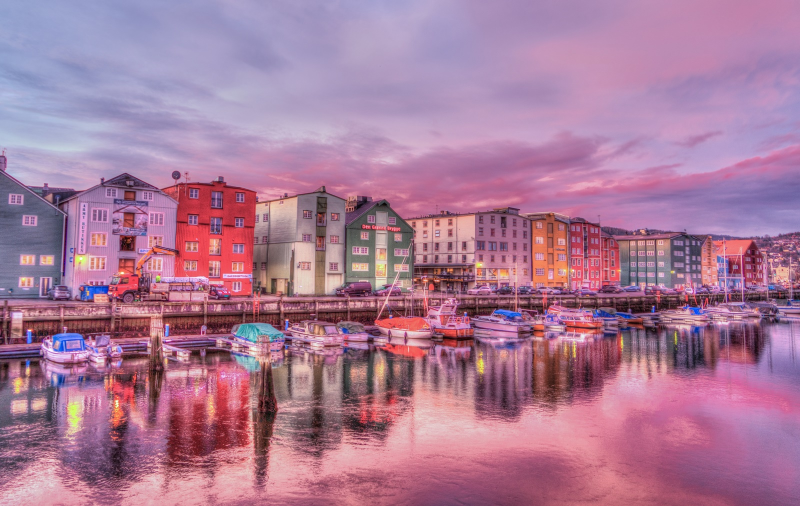
#> input picture test.jpg, 1600 x 1012 px (shown at 1/2 size)
$ python 1-5.py
#> lines starting #> are read from the running program, lines starting #| are printed output that depends on the picture
#讀取檔案之後，把圖形檔縮小為 800x600，並加上馬賽克濾鏡效果
#本範例習題：請使用不同方式執行馬賽克濾鏡，並檢視其差別
import cv2

SIZE = 20
img = cv2.imread("test.jpg")
#> img is the input picture: shape (1012, 1600, 3); mean B, G, R 151.7, 122.5, 169.4
simg1 = cv2.resize(img, (800, 600))
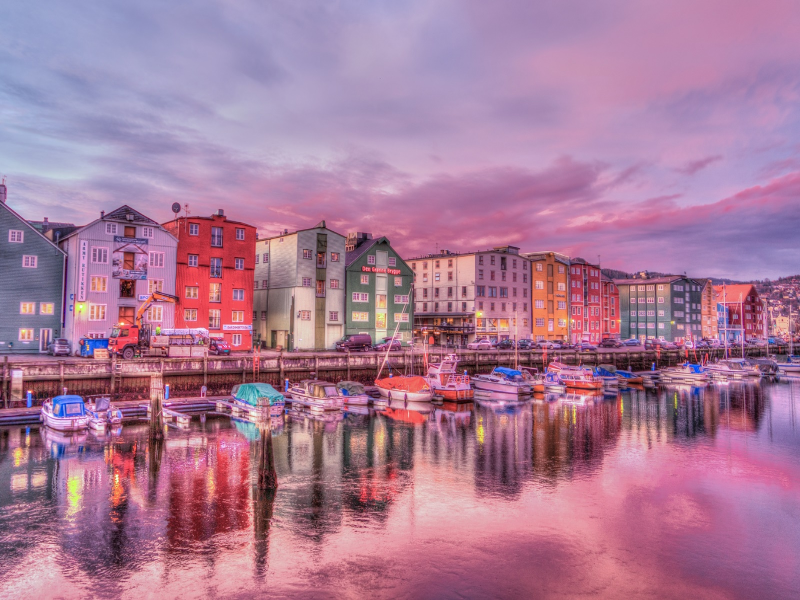
#> simg1: shape (600, 800, 3); mean B, G, R 151.6, 122.4, 169.3
simg2 = cv2.resize(img, (800, 600))
cv2.imshow("Orign", simg1)
for y in range(0, simg1.shape[0], SIZE):     # height
    for x in range(0, simg1.shape[1], SIZE):     # width
        for j in range(SIZE):
            for k in range(SIZE):
                simg2[y+j][x+k] = simg1[y][x]
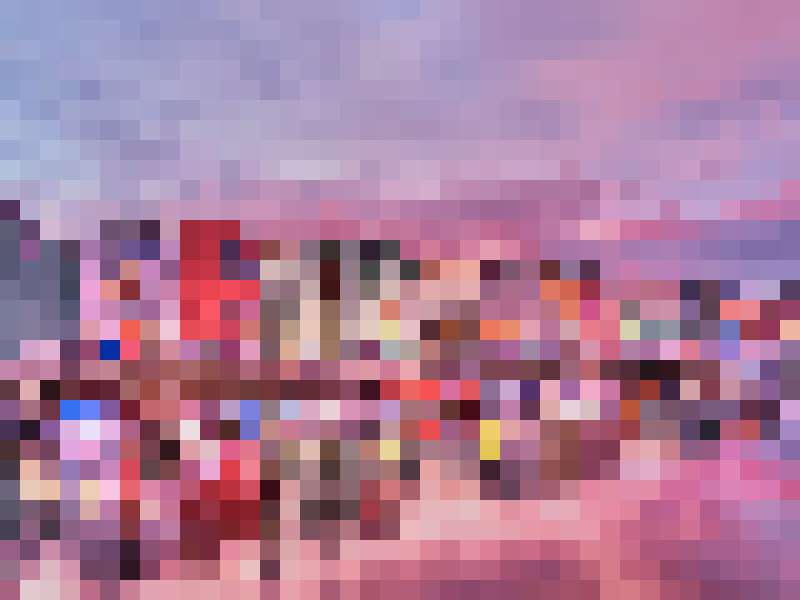
#> simg2: shape (600, 800, 3); mean B, G, R 153.8, 124.7, 171.1
cv2.imshow("Mosaic", simg2)
cv2.waitKey(0)
cv2.destroyAllWindows()
